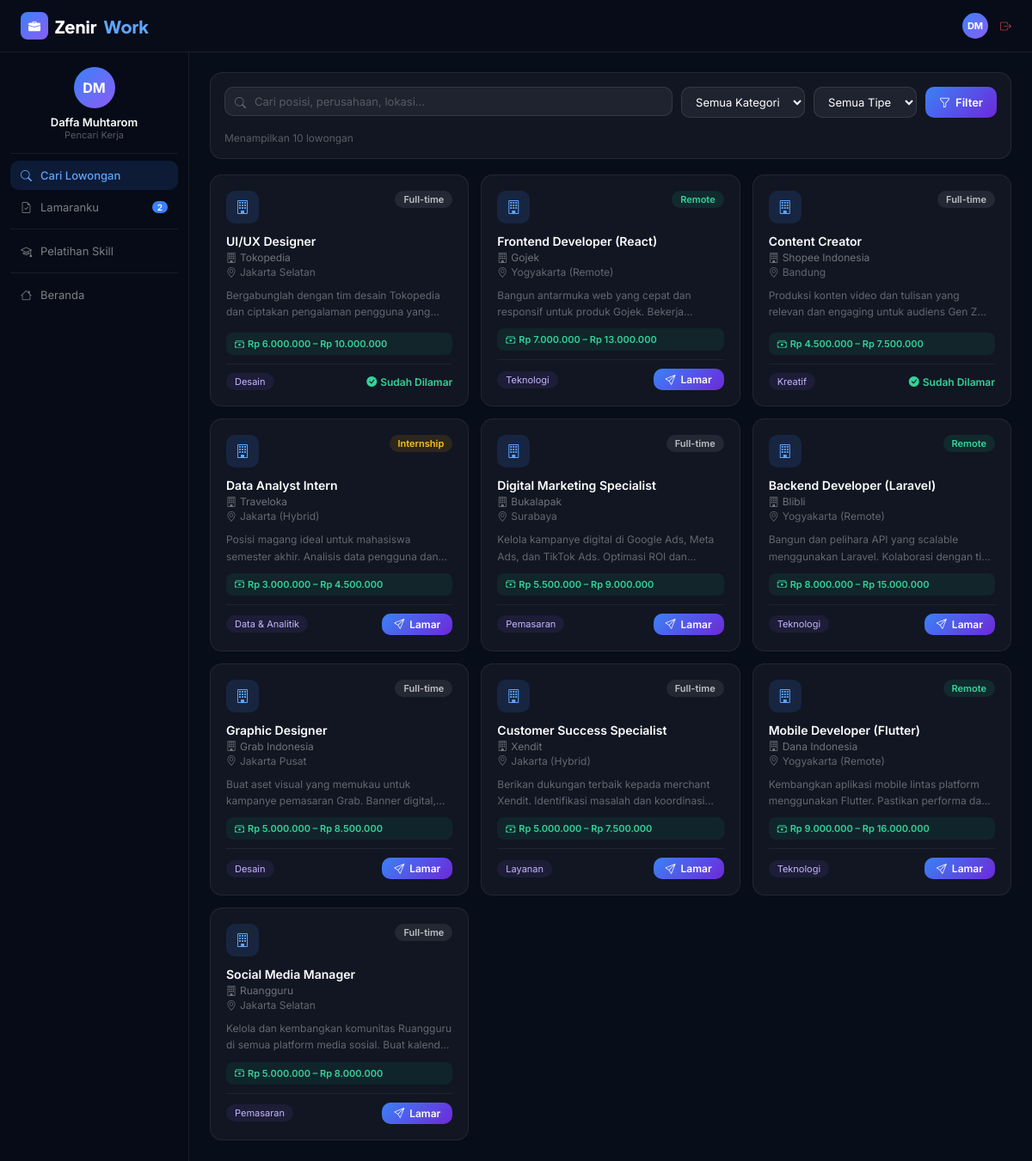
Page /jobseeker/index.php (signed in) on the committed database.
### tables this page shows
CREATE TABLE IF NOT EXISTS jobs (
    id           INT AUTO_INCREMENT PRIMARY KEY,
    title        VARCHAR(150) NOT NULL,
    company      VARCHAR(100) NOT NULL,
    location     VARCHAR(120) NOT NULL,
    type         ENUM('Full-time','Part-time','Internship','Remote','Freelance') NOT NULL DEFAULT 'Full-time',
    category     VARCHAR(80) NOT NULL,
    description  TEXT NOT NULL,
    requirements TEXT NOT NULL,
    salary_min   INT NOT NULL DEFAULT 0,
    salary_max   INT NOT NULL DEFAULT 0,
    is_active    TINYINT(1) NOT NULL DEFAULT 1,
    created_by   INT NOT NULL,
    created_at   TIMESTAMP DEFAULT CURRENT_TIMESTAMP,
    CONSTRAINT fk_jobs_usr FOREIGN KEY (created_by) REFERENCES users(id) ON DELETE CASCADE
);

### config/db.php (called while the page is built, shortened)
<?php
function e($s){ return htmlspecialchars($s, ENT_QUOTES, 'UTF-8'); }
function rupiah($n){
	return 'Rp '.number_format($n,0,',','.');
}
function gajiRange($min, $max){
	return rupiah($min).' – '.rupiah($max);
}
function warnaType($t){
	if($t == 'Remote')    return 'tRemote';
	if($t == 'Internship') return 'tIntern';
	return 'tFull';
}

### jobseeker/index.php (the view, shortened to what this page needs)
<?php
require_once '../config/db.php';
$uid = $_SESSION['user_id'];
$tab = $_GET['tab'] ?? 'browse';
$cari     = trim($_GET['search']   ?? '');
$where  = "WHERE j.is_active=1";
$st = $conn->prepare("SELECT j.* FROM jobs j $where ORDER BY j.created_at DESC");
$st->execute();
$jobs = $st->get_result();
$mySt = $conn->prepare(
	"SELECT a.*,j.title,j.company,j.location,j.type,j.category,j.salary_min,j.salary_max
	 FROM applications a JOIN jobs j ON a.job_id=j.id
	 WHERE a.user_id=? ORDER BY a.applied_at DESC"
);
$mySt->bind_param('i',$uid); $mySt->execute();
$my_apps = $mySt->get_result();
$applied_ids = [];
$ar = $conn->prepare("SELECT job_id FROM applications WHERE user_id=?");
$ar->bind_param('i',$uid); $ar->execute();
foreach($ar->get_result() as $r) $applied_ids[] = $r['job_id'];
?>
<!DOCTYPE html>
<html lang="id">
<head>
<link rel="stylesheet" href="https://cdn.jsdelivr.net/npm/bootstrap-icons@1.11.3/font/bootstrap-icons.css">
<link rel="stylesheet" href="https://unpkg.com/aos@2.3.4/dist/aos.css">
<link rel="stylesheet" href="../assets/style.css">
</head>
<body>
<nav class="navbar" style="position:fixed">
  <div class="nav-inner">
    <a href="../index.php" class="logo">
      <div class="logo-box"><i class="bi bi-briefcase-fill" style="color:#fff;font-size:14px"></i></div>
      Zenir<span style="color:#60a5fa">Work</span>
    </a>
    <div style="display:flex;align-items:center;gap:14px">
      <div style="display:flex;align-items:center;gap:8px">
        <div style="width:30px;height:30px;background:linear-gradient(135deg,#3b82f6,#8b5cf6);border-radius:50%;display:flex;align-items:center;justify-content:center;font-size:11px;font-weight:700;color:#fff">
          <?= e($_SESSION['avatar']??'U') ?>
        </div>
      </div>
      <a href="../auth/logout.php" style="font-size:13px;color:rgba(239,68,68,.75);text-decoration:none">
        <i class="bi bi-box-arrow-right"></i>
      </a>
    </div>
  </div>
</nav>
<div class="dash-wrap">
  <aside class="sidebar">
    <div class="sb-avatar"><?= e($_SESSION['avatar']??'U') ?></div>
    <div class="sb-name"><?= e($_SESSION['name']) ?></div>
    <div class="sb-role">Pencari Kerja</div>
    <hr class="sb-hr">
    <a href="?tab=browse" class="sb-link <?= $tab=='browse'?'on':'' ?>">
      <i class="bi bi-search"></i> Cari Lowongan
    </a>
    <a href="?tab=lamaran" class="sb-link <?= $tab=='lamaran'?'on':'' ?>">
      <i class="bi bi-file-earmark-check"></i> Lamaranku
      <?php if($my_apps->num_rows > 0): ?>
      <span class="sb-badge"><?= $my_apps->num_rows ?></span>
      <?php endif; ?>
    </a>
    <hr class="sb-hr">
    <a href="training.php" class="sb-link"><i class="bi bi-mortarboard"></i> Pelatihan Skill</a>
    <hr class="sb-hr">
    <a href="../index.php" class="sb-link"><i class="bi bi-house"></i> Beranda</a>
  </aside>
  <main class="dash-main">
    <?php if($tab == 'browse'): ?>
    <form method="GET" style="background:rgba(255,255,255,.04);border:1px solid rgba(255,255,255,.08);border-radius:14px;padding:16px;margin-bottom:18px">
      <div class="filter-row">
        <div style="position:relative;flex:1;min-width:180px">
          <i class="bi bi-search" style="position:absolute;left:12px;top:50%;transform:translateY(-50%);color:rgba(255,255,255,.3);font-size:13px"></i>
          <input type="text" name="search" value="<?= e($cari) ?>"
                 class="search-input" style="width:100%;padding-left:34px"
                 placeholder="Cari posisi, perusahaan, lokasi...">
        </div>
        <select name="category" class="filter-select">
          <option value="">Semua Kategori</option>
        </select>
        <select name="type" class="filter-select">
          <option value="">Semua Tipe</option>
        </select>
        <button type="submit" class="btn-sm" style="padding:8px 16px">
          <i class="bi bi-funnel"></i> Filter
        </button>
      </div>
      <div style="font-size:12px;color:rgba(255,255,255,.3);margin-top:8px">
        Menampilkan <?= $jobs->num_rows ?> lowongan
      </div>
    </form>
    <div style="display:grid;grid-template-columns:repeat(auto-fill,minmax(290px,1fr));gap:14px">
      <?php while($job = $jobs->fetch_assoc()):
        $sudah = in_array($job['id'], $applied_ids);
      ?>
      <article class="jcard-user" data-aos="fade-up">
        <div style="display:flex;justify-content:space-between;align-items:flex-start;margin-bottom:12px">
          <div style="width:38px;height:38px;background:rgba(59,130,246,.14);border-radius:10px;display:flex;align-items:center;justify-content:center;color:#60a5fa;font-size:16px">
            <i class="bi bi-building"></i>
          </div>
          <span class="type-badge <?= warnaType($job['type']) ?>"><?= e($job['type']) ?></span>
        </div>
        <div style="font-weight:600;color:#fff;font-size:14px;margin-bottom:3px"><?= e($job['title']) ?></div>
        <div style="font-size:12px;color:rgba(255,255,255,.4);margin-bottom:2px">
          <i class="bi bi-building" style="margin-right:4px"></i><?= e($job['company']) ?>
        </div>
        <div style="font-size:12px;color:rgba(255,255,255,.35);margin-bottom:10px">
          <i class="bi bi-geo-alt" style="margin-right:4px"></i><?= e($job['location']) ?>
        </div>
        <p style="font-size:12px;color:rgba(255,255,255,.35);line-height:1.6;margin-bottom:10px;flex-grow:1;display:-webkit-box;-webkit-line-clamp:2;-webkit-box-orient:vertical;overflow:hidden">
          <?= e($job['description']) ?>
        </p>
        <div style="font-size:11px;font-weight:600;background:rgba(16,185,129,.09);color:#34d399;border-radius:8px;padding:6px 10px;margin-bottom:10px">
          <i class="bi bi-cash-stack" style="margin-right:4px"></i><?= gajiRange($job['salary_min'], $job['salary_max']) ?>
        </div>
        <div style="display:flex;justify-content:space-between;align-items:center;padding-top:10px;border-top:1px solid rgba(255,255,255,.06)">
          <span style="font-size:11px;background:rgba(139,92,246,.1);color:#c4b5fd;padding:3px 10px;border-radius:20px">
            <?= e($job['category']) ?>
          </span>
          <?php if($sudah): ?>
          <span style="font-size:12px;color:#34d399;font-weight:600;display:flex;align-items:center;gap:4px">
            <i class="bi bi-check-circle-fill"></i> Sudah Dilamar
          </span>
          <?php else: ?>
          <button onclick="konfLamar(<?= $job['id'] ?>,'<?= addslashes(e($job['title'])) ?>','<?= addslashes(e($job['company'])) ?>')"
                  class="btn-sm" style="padding:5px 14px;font-size:12px">
            <i class="bi bi-send"></i> Lamar
          </button>
          <?php endif; ?>
        </div>
      </article>
      <?php endwhile; ?>
    </div>
    <?php endif; ?>
  </main>
</div>
</body>
</html>

### assets/style.css (style rules this page uses)
* { margin:0;padding:0;box-sizing:border-box; }
:root { --biru:#3b82f6; --biru2:#60a5fa; --ungu:#8b5cf6; --dark:#080d1a; --dark2:#0d1526; --card-bg:rgba(255,255,255,0.04); --border:rgba(255,255,255,0.08); }
body { font-family:'Inter',sans-serif; background:var(--dark); color:#e2e8f0; overflow-x:hidden; }
.navbar { position:fixed; top:0; left:0; right:0; z-index:99; padding:14px 0; background:rgba(8,13,26,.88); backdrop-filter:blur(14px); border-bottom:1px solid var(--border); }
.nav-inner { max-width:1200px; margin:0 auto; padding:0 24px; display:flex; align-items:center; justify-content:space-between; }
.logo { font-size:20px; font-family:'Plus Jakarta Sans',sans-serif; font-weight:800; color:#fff; text-decoration:none; display:flex; align-items:center; gap:8px; }
.logo-box { width:32px; height:32px; background:linear-gradient(135deg,#3b82f6,#8b5cf6); border-radius:8px; display:flex; align-items:center; justify-content:center; }
.logo span { color:#60a5fa; }
.type-badge { font-size:11px; font-weight:600; padding:3px 10px; border-radius:20px; }
.tFull { background:rgba(255,255,255,.08);color:rgba(255,255,255,.7); }
.tRemote { background:rgba(16,185,129,.12);color:#34d399; }
.tIntern { background:rgba(245,158,11,.12);color:#fbbf24; }
.dash-wrap { display:flex; min-height:100vh; padding-top:60px; }
.sidebar { width:220px; background:#060b17; border-right:1px solid rgba(255,255,255,.07); position:fixed; top:60px; left:0; bottom:0; overflow-y:auto; z-index:30; padding:18px 12px; }
.sb-avatar { width:48px; height:48px; background:linear-gradient(135deg,#3b82f6,#8b5cf6); border-radius:50%; display:flex; align-items:center; justify-content:center; font-weight:700; font-size:16px; color:#fff; margin:0 auto 8px; }
.sb-name { text-align:center; font-size:13px; font-weight:600; color:#fff; }
.sb-role { text-align:center; font-size:11px; color:rgba(255,255,255,.32); margin-bottom:14px; }
.sb-hr { border:none; border-top:1px solid rgba(255,255,255,.07); margin:8px 0; }
.sb-link { display:flex; align-items:center; gap:10px; padding:9px 12px; border-radius:10px; font-size:13px; color:rgba(255,255,255,.48); text-decoration:none; margin-bottom:3px; transition:all .15s; }
.sb-link.on { background:rgba(59,130,246,.14); color:#60a5fa; font-weight:500; }
.sb-badge { margin-left:auto; background:#3b82f6; color:#fff; font-size:10px; padding:1px 6px; border-radius:10px; font-weight:600; }
.dash-main { flex:1; margin-left:220px; padding:24px; }
.filter-row { display:flex; gap:10px; margin-bottom:16px; flex-wrap:wrap; }
.search-input { background:rgba(255,255,255,.06); border:1px solid rgba(255,255,255,.1); border-radius:10px; padding:8px 14px; font-size:13px; color:#fff; outline:none; font-family:inherit; flex:1; min-width:180px; }
.search-input::placeholder { color:rgba(255,255,255,.25); }
.filter-select { background:rgba(255,255,255,.06); border:1px solid rgba(255,255,255,.1); border-radius:10px; padding:8px 12px; font-size:13px; color:#fff; outline:none; font-family:inherit; cursor:pointer; }
.filter-select option { background:#111827; color:#fff; }
.btn-sm { background:linear-gradient(135deg,#3b82f6,#6d28d9); color:#fff; border:none; padding:8px 16px; border-radius:10px; font-size:13px; font-weight:600; cursor:pointer; font-family:inherit; display:inline-flex; align-items:center; gap:6px; text-decoration:none; transition:opacity .2s; }
.jcard-user { background:rgba(255,255,255,.04); border:1px solid rgba(255,255,255,.07); border-radius:14px; padding:18px; display:flex; flex-direction:column; transition:border-color .22s, transform .2s; }

### rows in the picture
jobs: type "Full-time", title "UI/UX Designer", company "Tokopedia", location "Jakarta Selatan", description "Bergabunglah dengan tim desain Tokopedia dan ciptakan pengalaman pengguna…", gajiRange($job['salary_min'], $job['salary_max']) "Rp 6.000.000 – Rp 10.000.000", category "Desain", shows "Sudah Dilamar"
jobs: type "Remote", title "Frontend Developer (React)", company "Gojek", location "Yogyakarta (Remote)", description "Bangun antarmuka web yang cepat dan responsif untuk produk Gojek.…", gajiRange($job['salary_min'], $job['salary_max']) "Rp 7.000.000 – Rp 13.000.000", category "Teknologi"
jobs: type "Full-time", title "Content Creator", company "Shopee Indonesia", location "Bandung", description "Produksi konten video dan tulisan yang relevan dan engaging untuk audiens Gen…", gajiRange($job['salary_min'], $job['salary_max']) "Rp 4.500.000 – Rp 7.500.000", category "Kreatif", shows "Sudah Dilamar"
jobs: type "Internship", title "Data Analyst Intern", company "Traveloka", location "Jakarta (Hybrid)", description "Posisi magang ideal untuk mahasiswa semester akhir. Analisis data pengguna…", gajiRange($job['salary_min'], $job['salary_max']) "Rp 3.000.000 – Rp 4.500.000", category "Data & Analitik"
jobs: type "Full-time", title "Digital Marketing Specialist", company "Bukalapak", location "Surabaya", description "Kelola kampanye digital di Google Ads, Meta Ads, dan TikTok Ads. Optimasi ROI…", gajiRange($job['salary_min'], $job['salary_max']) "Rp 5.500.000 – Rp 9.000.000", category "Pemasaran"
jobs: type "Remote", title "Backend Developer (Laravel)", company "Blibli", location "Yogyakarta (Remote)", description "Bangun dan pelihara API yang scalable menggunakan Laravel. Kolaborasi dengan…", gajiRange($job['salary_min'], $job['salary_max']) "Rp 8.000.000 – Rp 15.000.000", category "Teknologi"
jobs: type "Full-time", title "Graphic Designer", company "Grab Indonesia", location "Jakarta Pusat", description "Buat aset visual yang memukau untuk kampanye pemasaran Grab. Banner…", gajiRange($job['salary_min'], $job['salary_max']) "Rp 5.000.000 – Rp 8.500.000", category "Desain"
jobs: type "Full-time", title "Customer Success Specialist", company "Xendit", location "Jakarta (Hybrid)", description "Berikan dukungan terbaik kepada merchant Xendit. Identifikasi masalah dan…", gajiRange($job['salary_min'], $job['salary_max']) "Rp 5.000.000 – Rp 7.500.000", category "Layanan"
jobs: type "Remote", title "Mobile Developer (Flutter)", company "Dana Indonesia", location "Yogyakarta (Remote)", description "Kembangkan aplikasi mobile lintas platform menggunakan Flutter. Pastikan performa…", gajiRange($job['salary_min'], $job['salary_max']) "Rp 9.000.000 – Rp 16.000.000", category "Teknologi"
jobs: type "Full-time", title "Social Media Manager", company "Ruangguru", location "Jakarta Selatan", description "Kelola dan kembangkan komunitas Ruangguru di semua platform media sosial. Buat…", gajiRange($job['salary_min'], $job['salary_max']) "Rp 5.000.000 – Rp 8.000.000", category "Pemasaran"

### other values in the picture
$_SESSION['avatar'] "DM"
$_SESSION['name'] "Daffa Muhtarom"
$my_apps->num_rows "2"
$jobs->num_rows "10"
